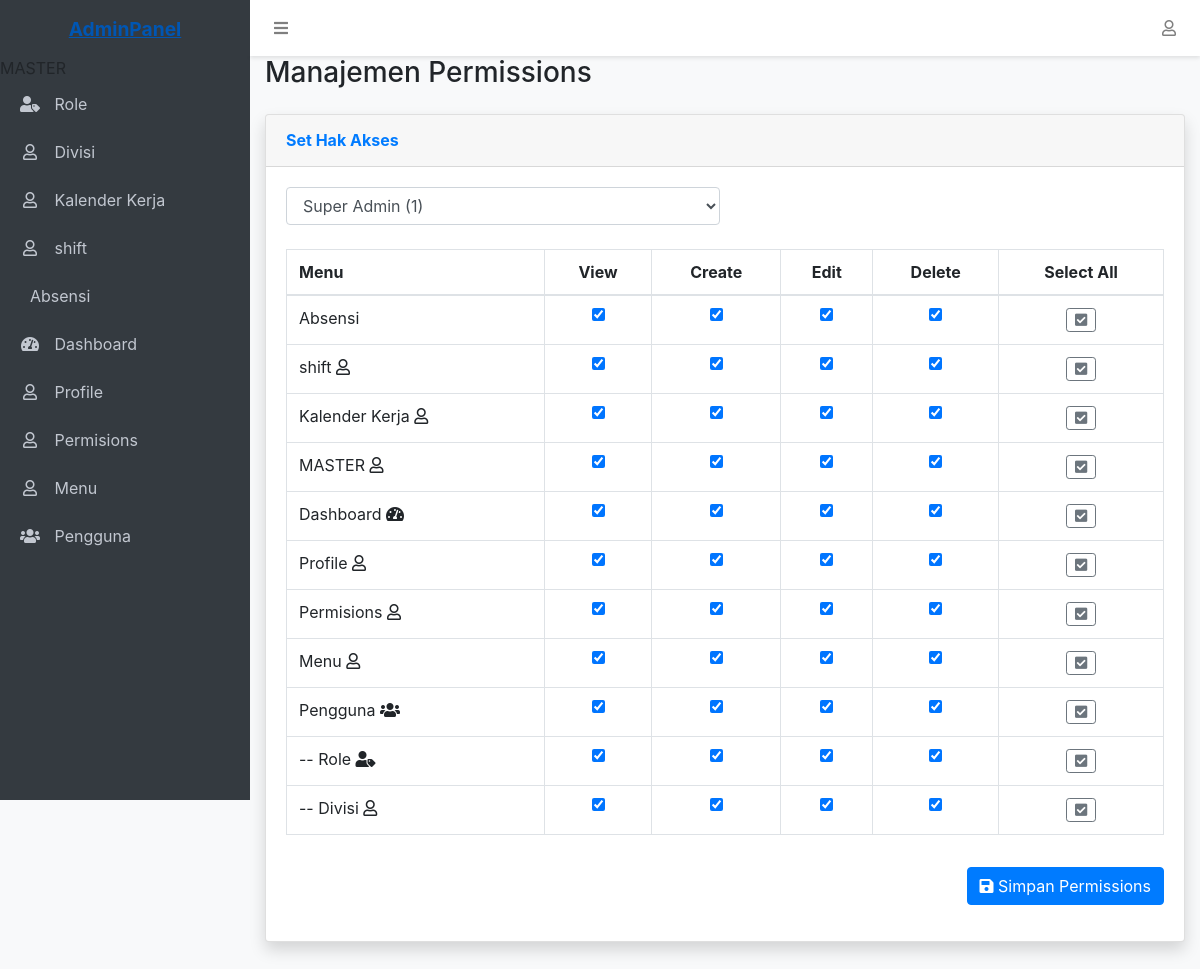
The app's page /main.php?page=permisions&role_id=1 (signed in) with its own data.
### tables this page shows
CREATE TABLE `menus` (
  `id` int(11) NOT NULL AUTO_INCREMENT,
  `parent_id` int(11) DEFAULT NULL,
  `name` varchar(50) NOT NULL,
  `icon` varchar(50) DEFAULT NULL,
  `url` varchar(100) DEFAULT NULL,
  `order` int(11) NOT NULL DEFAULT 0,
  `is_active` tinyint(1) NOT NULL DEFAULT 1,
  `created_at` timestamp NOT NULL DEFAULT current_timestamp(),
  `updated_at` timestamp NOT NULL DEFAULT current_timestamp() ON UPDATE current_timestamp(),
  PRIMARY KEY (`id`)
);

CREATE TABLE `permissions` (
  `id` int(11) NOT NULL AUTO_INCREMENT,
  `role_id` int(11) NOT NULL,
  `menu_id` int(11) NOT NULL,
  `can_view` tinyint(1) NOT NULL DEFAULT 0,
  `can_create` tinyint(1) NOT NULL DEFAULT 0,
  `can_edit` tinyint(1) NOT NULL DEFAULT 0,
  `can_delete` tinyint(1) NOT NULL DEFAULT 0,
  `created_at` timestamp NOT NULL DEFAULT current_timestamp(),
  `updated_at` timestamp NOT NULL DEFAULT current_timestamp() ON UPDATE current_timestamp(),
  PRIMARY KEY (`id`),
  UNIQUE KEY `role_menu` (`role_id`,`menu_id`)
);

### permisions.php (the view, shortened to what this page needs)
<?php
require 'config/database.php';
$roles = $conn->query("SELECT * FROM roles ORDER BY name");
$selected_role_id = isset($_GET['role_id']) ? intval($_GET['role_id']) : ($roles->num_rows > 0 ? $roles->fetch_assoc()['id'] : 0);
$roles->data_seek(0);
$menus = $conn->query("SELECT * FROM menus ORDER BY parent_id, `order`");
$permissions = [];
$perms_result = $conn->query("SELECT * FROM permissions WHERE role_id = $selected_role_id");
while ($perm = $perms_result->fetch_assoc()) {
    $permissions[$perm['menu_id']] = $perm;
}
?>
<div class="container-fluid">
    <div class="d-sm-flex align-items-center justify-content-between mb-4">
        <h1 class="h3 mb-0 text-gray-800">Manajemen Permissions</h1>
    </div>
    <div class="card shadow mb-4">
        <div class="card-header py-3">
            <h6 class="m-0 font-weight-bold text-primary">Set Hak Akses</h6>
        </div>
        <div class="card-body">
            <form method="GET" class="mb-4">
                <div class="form-row">
                    <div class="col-md-6">
                        <select name="role_id" class="form-control" onchange="this.form.submit()">
                            <?php while ($role = $roles->fetch_assoc()): ?>
                            <option value="main.php?page=permisions&role_id=<?=$role['id'] ?>" <?= $role['id'] == $selected_role_id ? 'selected' : '' ?>>
                                <a href="main.php?page=permisions&role_id=<?=$role['id'] ?>">
                                    <?= htmlspecialchars($role['name']) ?> (<?= $role['id'] ?>)
                                </a>
                            </option>
                            <?php endwhile; ?>
                        </select>
                    </div>
                </div>
            </form>
            <form method="POST">
                <div class="table-responsive">
                    <table class="table table-bordered" width="100%" cellspacing="0">
                        <thead>
                            <tr>
                                <th>Menu</th>
                                <th class="text-center">View</th>
                                <th class="text-center">Create</th>
                                <th class="text-center">Edit</th>
                                <th class="text-center">Delete</th>
                                <th class="text-center">Select All</th>
                            </tr>
                        </thead>
                        <tbody>
                            <?php while ($menu = $menus->fetch_assoc()):
                                $perm = $permissions[$menu['id']] ?? [
                                    'can_view' => 0,
                                    'can_create' => 0,
                                    'can_edit' => 0,
                                    'can_delete' => 0
                                ];
                            ?>
                            <tr>
                                <td>
                                    <?= !empty($menu['parent_id']) ? '-- ' : '' ?>
                                    <?= htmlspecialchars($menu['name']) ?>
                                    <?= !empty($menu['icon']) ? ' <i class="'.htmlspecialchars($menu['icon']).'"></i>' : '' ?>
                                </td>
                                <td class="text-center">
                                    <input type="checkbox" name="permissions[<?= $menu['id'] ?>][view]"
                                           <?= $perm['can_view'] ? 'checked' : '' ?>>
                                </td>
                                <td class="text-center">
                                    <input type="checkbox" name="permissions[<?= $menu['id'] ?>][create]"
                                           <?= $perm['can_create'] ? 'checked' : '' ?>>
                                </td>
                                <td class="text-center">
                                    <input type="checkbox" name="permissions[<?= $menu['id'] ?>][edit]"
                                           <?= $perm['can_edit'] ? 'checked' : '' ?>>
                                </td>
                                <td class="text-center">
                                    <input type="checkbox" name="permissions[<?= $menu['id'] ?>][delete]"
                                           <?= $perm['can_delete'] ? 'checked' : '' ?>>
                                </td>
                                <td class="text-center">
                                    <button type="button" class="btn btn-sm btn-outline-secondary select-all"
                                            data-menu-id="<?= $menu['id'] ?>">
                                        <i class="fas fa-check-square"></i>
                                    </button>
                                </td>
                            </tr>
                            <?php endwhile; ?>
                        </tbody>
                    </table>
                </div>
                <div class="text-right mt-3">
                    <button type="submit" name="simpan_permissions" class="btn btn-primary">
                        <i class="fas fa-save"></i> Simpan Permissions
                    </button>
                </div>
            </form>
        </div>
    </div>
</div>

### main.php (shortened to what this page needs)
<?php
function buildMenu($role_id) {
    require 'config/database.php';
    $menu = [];
    $query = "SELECT m.*, p.can_view
              FROM menus m
              JOIN permissions p ON m.id = p.menu_id
              WHERE p.role_id = ? AND m.is_active = 1 AND p.can_view = 1
              ORDER BY m.order ASC";
    $stmt = $conn->prepare($query);
    $stmt->bind_param("i", $role_id);
    $stmt->execute();
    $result = $stmt->get_result();
    while ($row = $result->fetch_assoc()) {
        if ($row['parent_id'] === null) {
            $menu[$row['id']] = $row;
            $menu[$row['id']]['children'] = [];
        } else {
            $menu[$row['parent_id']]['children'][] = $row;
        }
    }
    return $menu;
}
function sanitize_path($path) {
    $path = str_replace(['../', '..\\', '%2e%2e', '%2e'], '', $path);
    $path = preg_replace('/[^a-zA-Z0-9\/\.\_\-]/', '', $path);
    return $path;
}
$requested_page = isset($_GET['page']) ? sanitize_path($_GET['page']) : 'dashboard.php';
$page = htmlentities($_GET['page']);
$halaman = "$page.php";
if (!file_exists($halaman) || empty($page)) {
    include "dashboard.php";
} else {
    include "$halaman";
}
$page_title = ucfirst(str_replace(['views/', '.php'], '', $requested_page));
$active_menu = str_replace(['views/', '.php'], '', $requested_page);
function load_template($page_title, $active_menu, $content_view) {
    require_once 'layout/header.php';
    require_once 'layout/sidebar.php';
    require_once 'layout/footer.php';
}
load_template($page_title, $active_menu, $requested_page);

### layout/header.php (shortened to what this page needs)
<!DOCTYPE html>
<html lang="en">
<head>
    <link rel="stylesheet" href="https://cdn.jsdelivr.net/npm/bootstrap@4.6.2/dist/css/bootstrap.min.css">
    <link rel="stylesheet" href="https://cdnjs.cloudflare.com/ajax/libs/font-awesome/5.15.4/css/all.min.css">
      <link rel="stylesheet" href="https://cdn.jsdelivr.net/npm/bootstrap@4.6.2/dist/css/bootstrap.min.css">
    <link rel="stylesheet" type="text/css" href="https://cdn.datatables.net/v/bs4/dt-1.10.25/datatables.min.css"/>
    <link rel="stylesheet" type="text/css" href="https://cdn.datatables.net/buttons/1.7.1/css/buttons.bootstrap4.min.css"/>
</head>
<body>
    <a href="main.php?page=dashboard" class="brand-link">
        <span>AdminPanel</span>
    </a>
    <nav class="main-header navbar navbar-expand navbar-white navbar-light">
        <ul class="navbar-nav">
            <li class="nav-item">
            <a class="nav-link" data-widget="pushmenu" href="#" role="button">
    <i class="fas fa-bars"></i>
</a>
            </li>
        </ul>
        <ul class="navbar-nav ml-auto">
            <li class="nav-item dropdown">
                <a class="nav-link" data-toggle="dropdown" href="#">
                    <i class="far fa-user"></i>
                </a>
            </li>
        </ul>
    </nav>

### layout/sidebar.php
<aside class="sidebar">
    <div class="sidebar-container">
        <ul class="sidebar-menu">
            <?php
            $menu = buildMenu($_SESSION['user_role_id']);
            foreach ($menu as $item):
                if (empty($item['children'])): ?>
                    <li class="<?php echo $active_menu == basename($item['url'] ?? '', '.php') ? 'active' : ''; ?>">
                        <a href="<?php echo $item['url'] ?? ''; ?>">
                            <?php if (isset($item['icon'])): ?>
                                <i class="<?php echo $item['icon']; ?>"></i>
                            <?php endif; ?>
                            <span><?php echo $item['name'] ?? ''; ?></span>
                        </a>
                    </li>
                <?php else: ?>
                    <li class="menu-header"><?php echo $item['name'] ?? ''; ?></li>
                    <?php foreach ($item['children'] as $child): ?>
                        <li class="<?php echo $active_menu == basename($child['url'] ?? '', '.php') ? 'active' : ''; ?>">
                            <a href="<?php echo $child['url'] ?? ''; ?>">
                                <?php if (isset($child['icon'])): ?>
                                    <i class="<?php echo $child['icon']; ?>"></i>
                                <?php endif; ?>
                                <span><?php echo $child['name'] ?? ''; ?></span>
                            </a>
                        </li>
                    <?php endforeach; ?>
                <?php endif; ?>
            <?php endforeach; ?>
        </ul>
    </div>
</aside>

### layout/footer.php (shortened to what this page needs)
</body>
</html>

### layout/header.php (style rules this page uses)
:root { --sidebar-width: 250px; --header-height: 56px; }
body { padding-top: var(--header-height); padding-left: var(--sidebar-width); background-color: #f8f9fa; min-height: 100vh; }
.sidebar { position: fixed; top: 0; left: 0; height: 100vh; width: var(--sidebar-width); background-color: #343a40; padding-top: var(--header-height); z-index: 1000; transition: all 0.3s; }
.main-header { position: fixed; top: 0; left: var(--sidebar-width); right: 0; height: var(--header-height); background-color: #fff; box-shadow: 0 2px 4px rgba(0,0,0,.1); z-index: 1001; transition: all 0.3s; }
.sidebar-menu { list-style: none; padding: 0; }
.sidebar-menu li a { display: block; padding: 12px 20px; color: #c2c7d0; text-decoration: none; transition: all 0.3s; }
.sidebar-menu li a i { margin-right: 10px; width: 20px; text-align: center; }
.brand-link { display: block; padding: 15px 20px; background-color: #343a40; color: #fff; text-align: center; text-decoration: none; font-weight: bold; font-size: 1.2rem; position: fixed; top: 0; left: 0; width: var(--sidebar-width); height: var(--header-height); z-index: 1002; }

### records on screen
menus: name "Absensi"
permissions: can_view "☑", can_create "☑", can_edit "☑", can_delete "☑"
menus: name "shift"
permissions: can_view "☑", can_create "☑", can_edit "☑", can_delete "☑"
menus: name "Kalender Kerja"
permissions: can_view "☑", can_create "☑", can_edit "☑", can_delete "☑"
menus: name "MASTER"
permissions: can_view "☑", can_create "☑", can_edit "☑", can_delete "☑"
menus: name "Dashboard"
permissions: can_view "☑", can_create "☑", can_edit "☑", can_delete "☑"
menus: name "Profile"
permissions: can_view "☑", can_create "☑", can_edit "☑", can_delete "☑"
menus: name "Permisions"
permissions: can_view "☑", can_create "☑", can_edit "☑", can_delete "☑"
menus: name "Menu"
permissions: can_view "☑", can_create "☑", can_edit "☑", can_delete "☑"
menus: name "Pengguna"
permissions: can_view "☑", can_create "☑", can_edit "☑", can_delete "☑"
menus: name "Role"
permissions: can_view "☑", can_create "☑", can_edit "☑", can_delete "☑", menu.name "Role"
menus: name "Divisi"
permissions: can_view "☑", can_create "☑", can_edit "☑", can_delete "☑", menu.name "Divisi"

### other values on screen
$item['name'] "MASTER"
$item['name'] "Kalender Kerja"
$item['name'] "shift"
$item['name'] "Absensi"
$item['name'] "Dashboard"
$item['name'] "Profile"
$item['name'] "Permisions"
$item['name'] "Menu"
$item['name'] "Pengguna"
